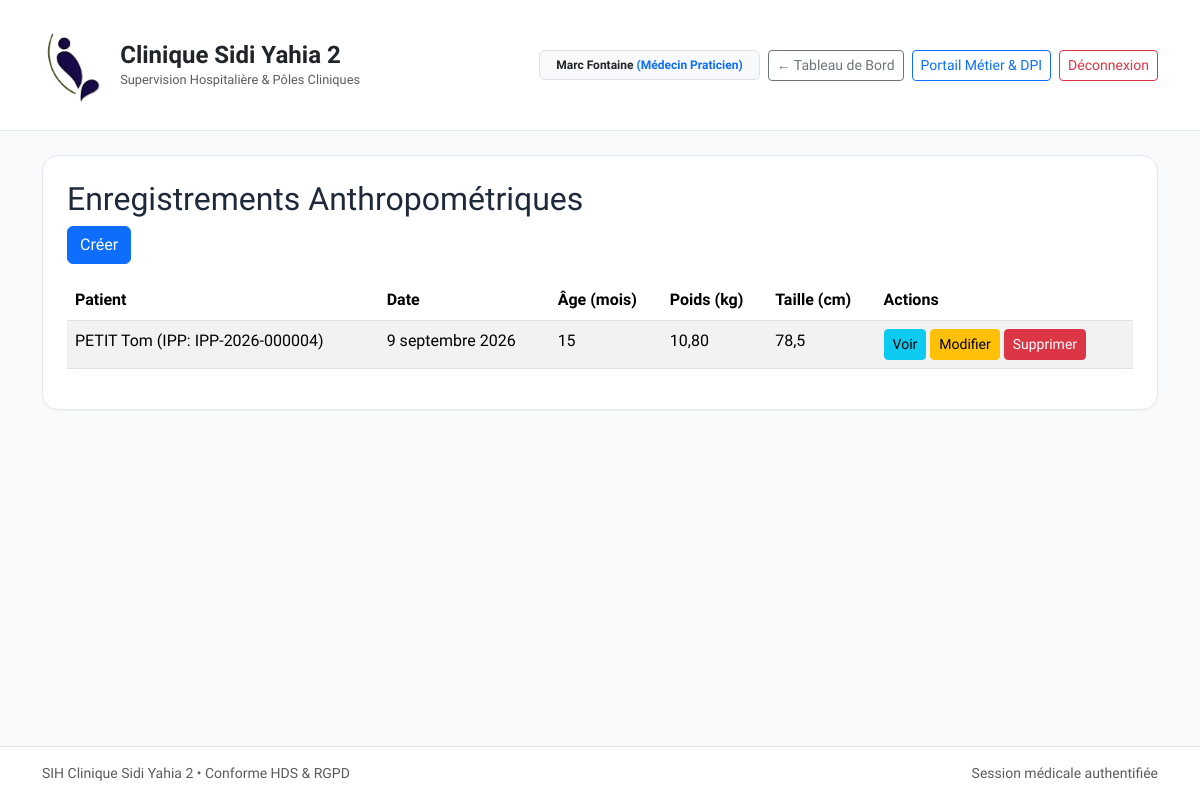
The page /pediatrie/anthropometry/ (signed in) on the database as committed earlier.
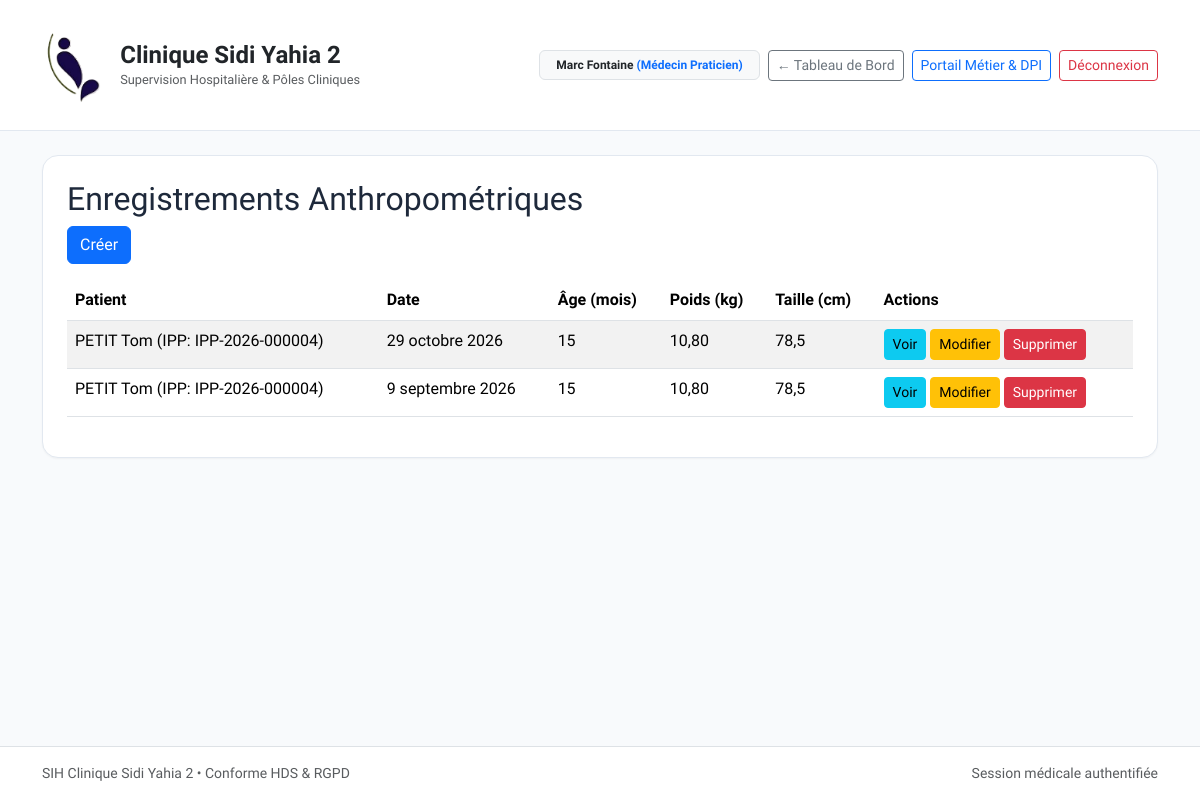
The same page on the database as committed later.
### apps/pediatrie/models.py (models this page shows, shortened)
class AnthropometricRecord(AuditableModel):
    patient = models.ForeignKey(
        Patient,
        on_delete=models.CASCADE,
        related_name="anthropometric_records",
        verbose_name="Enfant (DPI)",
    )
    recorded_by = models.ForeignKey(
        CustomUser,
        on_delete=models.PROTECT,
        verbose_name="Praticien / Soignant ayant mesuré",
    )
    measurement_date = models.DateField(default=date.today, verbose_name="Date de mesure")
    age_in_months = models.PositiveIntegerField(verbose_name="Âge de l'enfant (en mois)")
    weight_kg = models.DecimalField(max_digits=5, decimal_places=2, verbose_name="Poids (kg)")
    height_cm = models.DecimalField(max_digits=5, decimal_places=1, verbose_name="Taille (cm)")
    cranial_perimeter_cm = models.DecimalField(
        max_digits=4, decimal_places=1, verbose_name="Périmètre crânien (cm)"
    )
    body_mass_index = models.DecimalField(
        max_digits=4, decimal_places=1, null=True, blank=True, verbose_name="IMC calculé (kg/m²)"
    )
    percentiles_notes = models.CharField(
        max_length=150, blank=True, verbose_name="Positionnement sur courbe (ex: Médiane, +1 DS)"
    )
    clinical_observations = models.TextField(blank=True, verbose_name="Observations cliniques")
    class Meta:
        verbose_name = "Relevé Anthropométrique Pédiatrique"
        verbose_name_plural = "Relevés Anthropométriques Pédiatriques"
        ordering = ["-measurement_date"]

### apps/core/models.py (models this page shows, shortened)
class AuditableModel(models.Model):
    created_at = models.DateTimeField(
        auto_now_add=True,
        verbose_name="Date de création",
        help_text="Horodatage immuable de l'enregistrement",
    )
    updated_at = models.DateTimeField(
        auto_now=True,
        verbose_name="Dernière mise à jour",
        help_text="Horodatage automatique de la dernière modification",
    )
    class Meta:
        abstract = True

class Patient(AuditableModel):
    ipp = models.CharField(
        max_length=20,
        unique=True,
        editable=False,
        verbose_name="IPP (Identifiant Permanent Patient)",
        help_text="Format normalisé : IPP-YYYY-XXXXXX",
    )
    nir = models.CharField(
        max_length=15,
        unique=True,
        validators=[validate_french_nir],
        verbose_name="Numéro de Sécurité Sociale (NIR)",
        help_text="15 caractères avec clé de contrôle",
    )
    last_name = models.CharField(max_length=100, verbose_name="Nom usuel")
    first_name = models.CharField(max_length=100, verbose_name="Prénom")
    maiden_name = models.CharField(max_length=100, blank=True, verbose_name="Nom de naissance")
    birth_date = models.DateField(verbose_name="Date de naissance")
    gender = models.CharField(
        max_length=1,
        choices=[("M", "Masculin"), ("F", "Féminin"), ("I", "Indéterminé")],
        verbose_name="Sexe biologique",
    )
    blood_group = models.CharField(
        max_length=4,
        choices=BloodGroup.choices,
        default=BloodGroup.INDETERMINE,
        verbose_name="Groupe sanguin & Rhésus",
    )
    current_status = models.ForeignKey(
        PatientStatusConfig,
        on_delete=models.PROTECT,
        null=True,
        blank=True,
        related_name="patients",
        verbose_name="Statut actuel du patient",
    )
    status_updated_at = models.DateTimeField(
        null=True,
        blank=True,
        verbose_name="Dernier changement de statut",
    )
    known_allergies = models.TextField(blank=True, verbose_name="Allergies connues")
    major_medical_history = models.TextField(blank=True, verbose_name="Antécédents médico-chirurgicaux majeurs")
    ongoing_treatments = models.TextField(blank=True, verbose_name="Traitements en cours")
    trusted_person_name = models.CharField(max_length=120, blank=True, verbose_name="Personne de confiance / Représentant légal")
    trusted_person_relation = models.CharField(
        max_length=80,
        blank=True,
        default="Représentant légal / Tuteur",
        verbose_name="Qualité du représentant légal",
    )
    trusted_person_phone = models.CharField(max_length=25, blank=True, verbose_name="Téléphone de la personne de confiance")
    phone = models.CharField(max_length=25, blank=True, verbose_name="Téléphone patient")
    email = models.EmailField(blank=True, verbose_name="Adresse courriel")
    address = models.CharField(max_length=255, blank=True, verbose_name="Adresse postale")
    city = models.CharField(max_length=100, blank=True, verbose_name="Ville / Commune")
    state_province = models.CharField(max_length=100, blank=True, verbose_name="Wilaya / Province / État")
    national_id_number = models.CharField(max_length=50, blank=True, verbose_name="N° PC ou Carte d'Identité (CI)")
    class Meta:
        verbose_name = "Dossier Patient Unique (DPI)"
        verbose_name_plural = "Dossiers Patients Uniques (DPI)"
        ordering = ["last_name", "first_name"]
    def __str__(self) -> str:
        return f"{self.last_name.upper()} {self.first_name} (IPP: {self.ipp})"

### apps/pediatrie/views.py (the view)
# urls.py: path("anthropometry/", views.AnthropometricRecordListView.as_view(), name="anthro_list"),
class AnthropometricRecordListView(LoginRequiredMixin, RoleRequiredMixin, ListView):
    model = AnthropometricRecord
    template_name = "pediatrie/anthropometric_list.html"
    context_object_name = "records"
    paginate_by = 20
    ordering = ["-measurement_date"]
    def get_queryset(self):
        qs = super().get_queryset().select_related("patient", "recorded_by")
        q = self.request.GET.get("q")
        if q:
            qs = qs.filter(patient__last_name__icontains=q)
        return qs

### apps/core/context_processors.py (called while the page is built)
def clinic_branding(request: HttpRequest) -> Dict[str, str]:
    return {
        "CLINIC_LOGO_DATA_URI": get_clinic_logo_data_uri(),
    }

### apps/pediatrie/views.py (called while the page is built)
def user_has_pediatrie_role(user):
    return user.is_authenticated and (
        user.is_superuser or user.role in [UserRole.ADMIN, UserRole.MEDECIN, UserRole.INFIRMIER, UserRole.SAGE_FEMME]
    )

    def test_func(self):
        return user_has_pediatrie_role(self.request.user)

### templates/pediatrie/anthropometric_list.html (shortened to what this page needs)
{% extends 'base.html' %}
{% load static %}
{% block content %}
<h2>Enregistrements Anthropométriques</h2>
<a href="{% url 'pediatrie:anthro_create' %}" class="btn btn-primary mb-3">Créer</a>
<table class="table table-striped">
  <thead>
    <tr>
      <th>Patient</th>
      <th>Date</th>
      <th>Âge (mois)</th>
      <th>Poids (kg)</th>
      <th>Taille (cm)</th>
      <th>Actions</th>
    </tr>
  </thead>
  <tbody>
    {% for record in records %}
    <tr>
      <td>{{ record.patient }}</td>
      <td>{{ record.measurement_date }}</td>
      <td>{{ record.age_in_months }}</td>
      <td>{{ record.weight_kg }}</td>
      <td>{{ record.height_cm }}</td>
      <td>
        <a href="{% url 'pediatrie:anthro_detail' record.pk %}" class="btn btn-sm btn-info">Voir</a>
        <a href="{% url 'pediatrie:anthro_update' record.pk %}" class="btn btn-sm btn-warning">Modifier</a>
        <a href="{% url 'pediatrie:anthro_delete' record.pk %}" class="btn btn-sm btn-danger">Supprimer</a>
      </td>
    </tr>
    {% empty %}
    <tr><td colspan="6">Aucun enregistrement.</td></tr>
    {% endfor %}
  </tbody>
</table>
{% endblock %}

Rows that differ between the two databases and show on the page:
added AnthropometricRecord: patient "PETIT Tom (IPP: IPP-2026-000004)", measurement_date "29 octobre 2026", age_in_months "15", weight_kg "10,80", height_cm "78,5"
